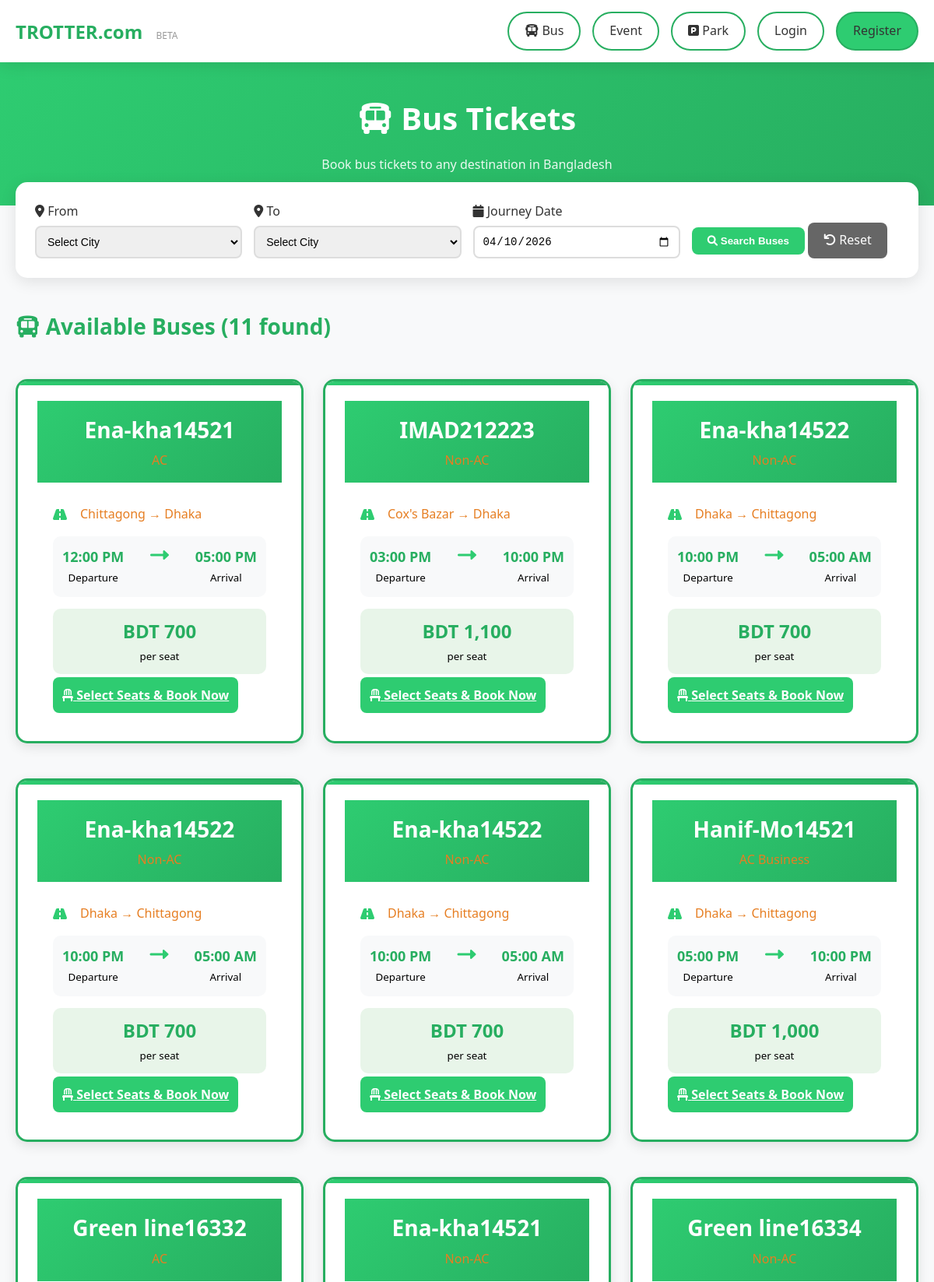
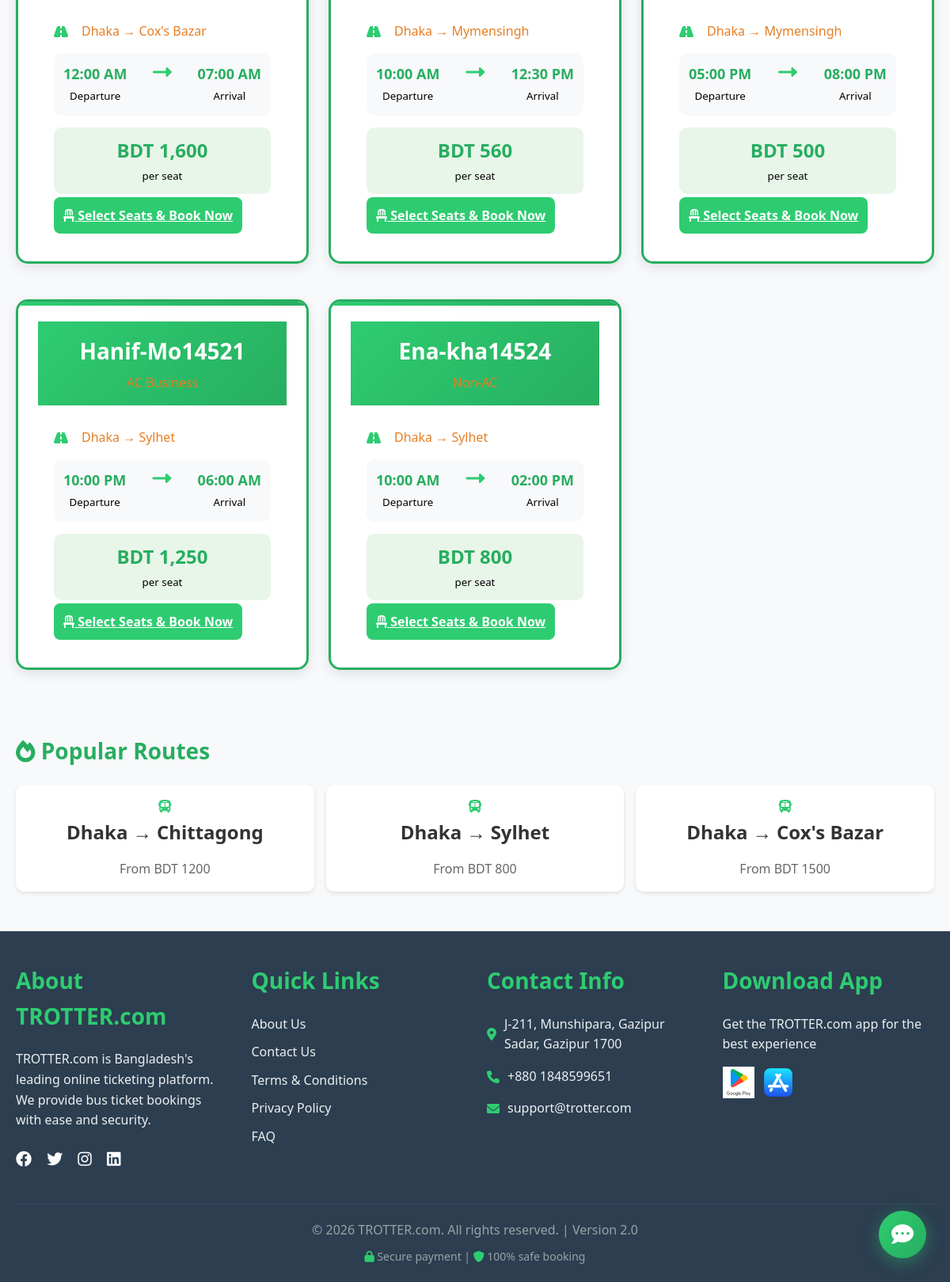
/bus-ticket-system/pages/bus.php, run on the app's committed database (2 pictures, top to bottom).
### tables this page shows
CREATE TABLE `routes` (
  `id` int(11) NOT NULL,
  `from_city` varchar(100) NOT NULL,
  `to_city` varchar(100) NOT NULL,
  `bus_name` varchar(100) NOT NULL,
  `bus_type` enum('AC','Non-AC','AC Business','Economy') DEFAULT 'Non-AC',
  `departure_time` time NOT NULL,
  `arrival_time` time NOT NULL,
  `fare` decimal(10,2) NOT NULL,
  `total_seats` int(11) DEFAULT 40,
  `available_days` varchar(50) DEFAULT 'All',
  `amenities` text DEFAULT NULL,
  `operator_name` varchar(100) DEFAULT NULL,
  `operator_phone` varchar(15) DEFAULT NULL,
  `status` enum('active','inactive') DEFAULT 'active',
  `created_at` timestamp NOT NULL DEFAULT current_timestamp(),
  `round_trip_fare` decimal(10,2) DEFAULT NULL,
  `is_round_trip` tinyint(1) DEFAULT 0
);

### bus-ticket-system/pages/bus.php (the view, shortened to what this page needs)
<?php
require_once '../includes/config.php';
$query = "SELECT * FROM routes ORDER BY from_city, to_city";
$result = mysqli_query($conn, $query);
$date_filter = isset($_GET['date']) ? sanitizeInput($_GET['date']) : date('Y-m-d');
?>
<!DOCTYPE html>
<html lang="en">
<head>
    <link rel="stylesheet" href="../assets/css/style.css">
    <link rel="stylesheet" href="https://cdnjs.cloudflare.com/ajax/libs/font-awesome/6.0.0/css/all.min.css">
</head>
<body>
    <?php include '../includes/header.php'; ?>
<div class="bus-hero">
    <div class="container">
        <h1 style="color: white;"><i class="fas fa-bus"></i> Bus Tickets</h1>
        <p style="color: rgba(255, 255, 255, 0.9);">Book bus tickets to any destination in Bangladesh</p>
    </div>
</div>
    <div class="container">
        <div class="search-filter">
            <form method="GET" action="">
                <div class="filter-grid">
                    <div class="filter-group">
                        <label><i class="fas fa-map-marker-alt"></i> From</label>
                        <select name="from">
                            <option value="">Select City</option>
                        </select>
                    </div>
                    <div class="filter-group">
                        <label><i class="fas fa-map-marker-alt"></i> To</label>
                        <select name="to">
                            <option value="">Select City</option>
                        </select>
                    </div>
                    <div class="filter-group">
                        <label><i class="fas fa-calendar"></i> Journey Date</label>
                        <input type="date" name="date" value="<?php echo $date_filter; ?>" min="<?php echo date('Y-m-d'); ?>">
                    </div>
                    <div class="filter-group">
                        <button type="submit" class="btn-filter">
                            <i class="fas fa-search"></i> Search Buses
                        </button>
                        <a href="bus.php" class="btn-reset" style="display: inline-block; text-align: center; text-decoration: none;">
                            <i class="fas fa-undo"></i> Reset
                        </a>
                    </div>
                </div>
            </form>
        </div>
        <div style="display: flex; justify-content: space-between; align-items: center; margin-bottom: 20px;">
            <h3 style="color: var(--dark-green);">
                <i class="fas fa-bus"></i> Available Buses
                (<?php echo mysqli_num_rows($result); ?> found)
            </h3>
        </div>
        <?php if(mysqli_num_rows($result) > 0): ?>
            <div class="routes-grid">
                <?php while($route = mysqli_fetch_assoc($result)): ?>
                    <div class="route-card">
                        <div class="route-header">
                            <h3><?php echo $route['bus_name']; ?></h3>
                            <p style="margin: 5px 0 0;"><?php echo $route['bus_type']; ?></p>
                        </div>
                        <div class="route-body">
                            <div class="route-info">
                                <p><i class="fas fa-road"></i> <?php echo $route['from_city']; ?> → <?php echo $route['to_city']; ?></p>
                            </div>
                            <div class="route-time">
                                <div class="time-box">
                                    <div class="time"><?php echo date('h:i A', strtotime($route['departure_time'])); ?></div>
                                    <small>Departure</small>
                                </div>
                                <div><i class="fas fa-long-arrow-alt-right" style="color: var(--primary-green); font-size: 24px;"></i></div>
                                <div class="time-box">
                                    <div class="time"><?php echo date('h:i A', strtotime($route['arrival_time'])); ?></div>
                                    <small>Arrival</small>
                                </div>
                            </div>
                            <div class="fare-box">
                                <div class="price">BDT <?php echo number_format($route['fare']); ?></div>
                                <small>per seat</small>
                            </div>
                            <a href="seat-selection.php?route_id=<?php echo $route['id']; ?>&date=<?php echo $date_filter; ?>"
                               class="btn-book">
                                <i class="fas fa-chair"></i> Select Seats & Book Now
                            </a>
                        </div>
                    </div>
                <?php endwhile; ?>
            </div>
        <?php endif; ?>
        <div style="margin-top: 60px;">
            <h3 style="color: var(--dark-green); margin-bottom: 20px;">
                <i class="fas fa-fire"></i> Popular Routes
            </h3>
            <div style="display: grid; grid-template-columns: repeat(auto-fit, minmax(200px, 1fr)); gap: 15px;">
                <a href="bus.php?from=Dhaka&to=Chittagong&date=<?php echo date('Y-m-d'); ?>"
                   style="background: white; padding: 15px; border-radius: 10px; text-align: center; text-decoration: none; box-shadow: 0 2px 5px rgba(0,0,0,0.1);">
                    <i class="fas fa-bus" style="color: var(--primary-green);"></i>
                    <h4 style="color: #333;">Dhaka → Chittagong</h4>
                    <p style="color: #666;">From BDT 1200</p>
                </a>
                <a href="bus.php?from=Dhaka&to=Sylhet&date=<?php echo date('Y-m-d'); ?>"
                   style="background: white; padding: 15px; border-radius: 10px; text-align: center; text-decoration: none; box-shadow: 0 2px 5px rgba(0,0,0,0.1);">
                    <i class="fas fa-bus" style="color: var(--primary-green);"></i>
                    <h4 style="color: #333;">Dhaka → Sylhet</h4>
                    <p style="color: #666;">From BDT 800</p>
                </a>
                <a href="bus.php?from=Dhaka&to=Cox%27s%20Bazar&date=<?php echo date('Y-m-d'); ?>"
                   style="background: white; padding: 15px; border-radius: 10px; text-align: center; text-decoration: none; box-shadow: 0 2px 5px rgba(0,0,0,0.1);">
                    <i class="fas fa-bus" style="color: var(--primary-green);"></i>
                    <h4 style="color: #333;">Dhaka → Cox's Bazar</h4>
                    <p style="color: #666;">From BDT 1500</p>
                </a>
            </div>
        </div>
    </div>
    <?php include '../includes/footer.php'; ?>
</body>
</html>

### bus-ticket-system/assets/css/style.css (style rules this page uses)
:root { --primary-green: #2ecc71; --dark-green: #27ae60; --light-green: #a8e6cf; --hover-green: #45a049; --white: #ffffff; --black: #333333; --gray: #666666; --light-gray: #f5f5f5; --border-color: #27ae60; --error-red: #e74c3c; --success-green: #27ae60; --warning-yellow: #f39c12; --info-blue: #3498db; }
* { margin: 0; padding: 0; box-sizing: border-box; }
html { scroll-behavior: smooth; }
body { font-family: 'Segoe UI', Tahoma, Geneva, Verdana, sans-serif; background: #ffffff; background: #f8f9fa; min-height: 100vh; line-height: 1.6; }
.container { max-width: 1200px; margin: 0 auto; padding: 0 20px; }
h1, h2, h3, h4, h5, h6 { color: var(--dark-green); margin-bottom: 15px; }
h1 { font-size: 2.5em; }
h3 { font-size: 1.75em; }
h4 { font-size: 1.5em; }
.route-card { background: var(--white); border: 3px solid var(--border-color); border-radius: 15px; padding: 25px; margin-bottom: 20px; transition: all 0.3s ease; position: relative; overflow: hidden; }
.route-card p { color: #e67e22; }
.route-card::before { content: ''; position: absolute; top: 0; left: 0; width: 100%; height: 5px; background: linear-gradient(90deg, var(--primary-green), var(--dark-green)); }

### bus-ticket-system/pages/bus.php (style rules this page uses)
.bus-hero { background: linear-gradient(135deg, var(--primary-green), var(--dark-green)); padding: 40px 0; color: white; text-align: center; }
.search-filter { background: white; padding: 25px; border-radius: 15px; box-shadow: 0 5px 20px rgba(0,0,0,0.1); margin-top: -30px; margin-bottom: 40px; }
.filter-grid { display: grid; grid-template-columns: repeat(auto-fit, minmax(200px, 1fr)); gap: 15px; align-items: end; }
.filter-group label { display: block; margin-bottom: 5px; font-weight: 500; color: #333; }
.filter-group select, .filter-group input { width: 100%; padding: 10px; border: 2px solid #ddd; border-radius: 8px; font-size: 14px; }
.btn-filter { background: var(--primary-green); color: white; border: none; padding: 10px 20px; border-radius: 8px; cursor: pointer; font-weight: bold; }
.btn-reset { background: #666; color: white; border: none; padding: 10px 20px; border-radius: 8px; cursor: pointer; }
.routes-grid { display: grid; grid-template-columns: repeat(auto-fill, minmax(350px, 1fr)); gap: 25px; margin-top: 30px; }
.route-card { background: white; border-radius: 15px; overflow: hidden; box-shadow: 0 5px 15px rgba(0,0,0,0.1); transition: transform 0.3s ease; }
.route-header { background: linear-gradient(135deg, var(--primary-green), var(--dark-green)); color: white; padding: 15px; text-align: center; }
.route-header h3 { color: white; margin: 0; }
.route-body { padding: 20px; }
.route-info { margin-bottom: 15px; }
.route-info p { margin: 8px 0; color: #555; display: flex; align-items: center; gap: 10px; }
.route-info i { width: 25px; color: var(--primary-green); }
.route-time { display: flex; justify-content: space-between; background: #f8f9fa; padding: 12px; border-radius: 10px; margin: 15px 0; }
.time-box { text-align: center; }
.time-box .time { font-size: 18px; font-weight: bold; color: var(--dark-green); }
.fare-box { text-align: center; padding: 10px; background: #e8f5e9; border-radius: 10px; margin: 15px 0; }
.fare-box .price { font-size: 24px; font-weight: bold; color: var(--dark-green); }
.btn-book { width: 100%; background: var(--primary-green); color: white; border: none; padding: 12px; border-radius: 8px; cursor: pointer; font-weight: bold; transition: all 0.3s ease; }

### data on the page
routes: bus_name "Ena-kha14521", from_city "Chittagong", to_city "Dhaka", departure_time "12:00 PM", arrival_time "05:00 PM", fare "700"
routes: bus_name "IMAD212223", from_city "Cox's Bazar", to_city "Dhaka", departure_time "03:00 PM", arrival_time "10:00 PM", fare "1,100"
routes: bus_name "Ena-kha14522", from_city "Dhaka", to_city "Chittagong", departure_time "10:00 PM", arrival_time "05:00 AM", fare "700"
routes: bus_name "Ena-kha14522", from_city "Dhaka", to_city "Chittagong", departure_time "10:00 PM", arrival_time "05:00 AM", fare "700"
routes: bus_name "Ena-kha14522", from_city "Dhaka", to_city "Chittagong", departure_time "10:00 PM", arrival_time "05:00 AM", fare "700"
routes: bus_name "Hanif-Mo14521", from_city "Dhaka", to_city "Chittagong", departure_time "05:00 PM", arrival_time "10:00 PM", fare "1,000"
routes: bus_name "Green line16332", from_city "Dhaka", to_city "Cox's Bazar", departure_time "12:00 AM", arrival_time "07:00 AM", fare "1,600"
routes: bus_name "Ena-kha14521", from_city "Dhaka", to_city "Mymensingh", departure_time "10:00 AM", arrival_time "12:30 PM", fare "560"
routes: bus_name "Green line16334", from_city "Dhaka", to_city "Mymensingh", departure_time "05:00 PM", arrival_time "08:00 PM", fare "500"
routes: bus_name "Hanif-Mo14521", from_city "Dhaka", to_city "Sylhet", departure_time "10:00 PM", arrival_time "06:00 AM", fare "1,250"
routes: bus_name "Ena-kha14524", from_city "Dhaka", to_city "Sylhet", departure_time "10:00 AM", arrival_time "02:00 PM", fare "800"

### other printed values
SITE_NAME "TROTTER.com"
__('event') "Event"
mysqli_num_rows($result) "11"
